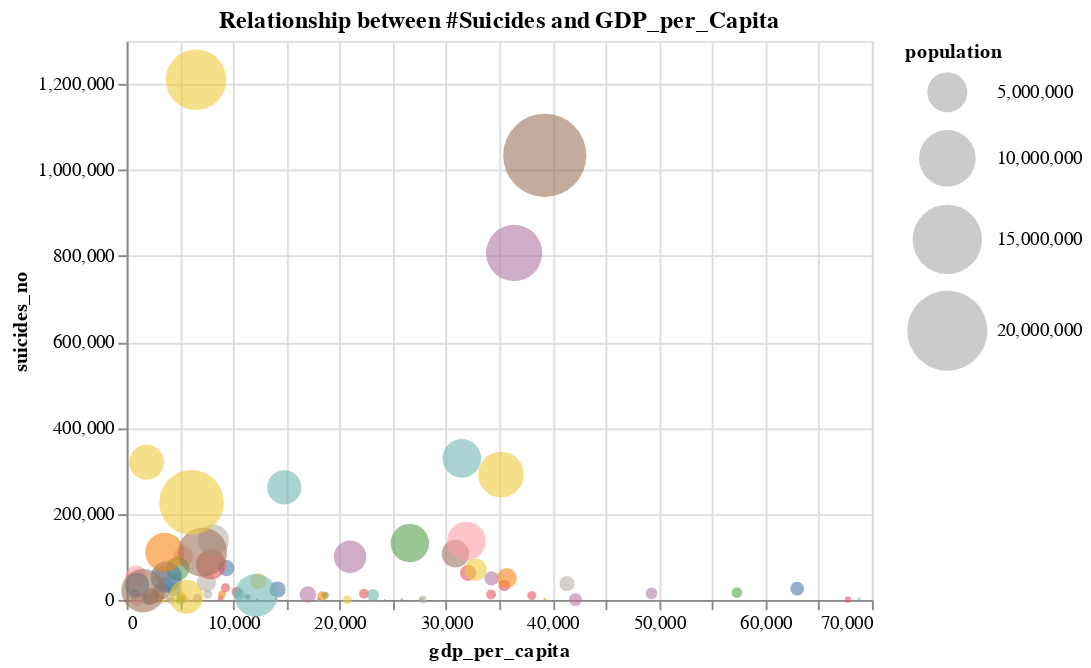

Notebook cell for this chart:
### Code cell
selection = alt.selection_single()
country_chart = alt.Chart(combined11, title = 'Relationship between #Suicides and GDP_per_Capita').mark_point(filled = True, opacity = 0.6).encode(
    alt.X('gdp_per_capita:Q'),
    alt.Y('suicides_no'),
    alt.Size('population:Q', scale = alt.Scale(range=[0,2000])),
    alt.Order('population:Q', sort = 'ascending'),
    tooltip = [alt.Tooltip('country:N'),
               alt.Tooltip('suicides_no:Q'),
               alt.Tooltip('gdp_per_capita:Q')
              ],
    color = alt.condition(selection,'country', alt.value('darkgrey'), legend = None)).add_selection(selection)
country_chart

### Figure 1 — Vega-Lite specification as saved in the notebook (floating-point values rounded to 4 significant figures)
{"config": {"view": {"continuousWidth": 400, "continuousHeight": 300}}, "data": {"name": "data-509e5db04753242a886cd75f555f9693"}, "mark": {"type": "point", "filled": true, "opacity": 0.6}, "encoding": {"color": {"condition": {"type": "nominal", "field": "country", "legend": null, "selection": "selector016"}, "value": "darkgrey"}, "order": {"type": "quantitative", "field": "population", "sort": "ascending"}, "size": {"type": "quantitative", "field": "population", "scale": {"range": [0, 2000]}}, "tooltip": [{"type": "nominal", "field": "country"}, {"type": "quantitative", "field": "suicides_no"}, {"type": "quantitative", "field": "gdp_per_capita"}], "x": {"type": "quantitative", "field": "gdp_per_capita"}, "y": {"type": "quantitative", "field": "suicides_no"}}, "selection": {"selector016": {"type": "single"}}, "title": "Relationship between #Suicides and GDP_per_Capita", "$schema": "https://vega.github.io/schema/vega-lite/v4.8.1.json", "datasets": {"data-509e5db04753242a886cd75f555f9693": [{"country": "Albania", "suicides_no": 1970, "gdp_per_capita": 1859.0, "population": 236100.0}, {"country": "Antigua and Barbuda", "suicides_no": 11, "gdp_per_capita": 10450.0, "population": 6143.0}, {"country": "Argentina", "suicides_no": 82219, "gdp_per_capita": 7914.0, "population": 2785000.0}, {"country": "Armenia", "suicides_no": 1905, "gdp_per_capita": 1874.0, "population": 259600.0}, {"country": "Aruba", "suicides_no": 101, "gdp_per_capita": 24220.0, "population": 7498.0}, {"country": "Australia", "suicides_no": 70111, "gdp_per_capita": 32780.0, "population": 1507000.0}, {"country": "Austria", "suicides_no": 50073, "gdp_per_capita": 34260.0, "population": 638400.0}, {"country": "Azerbaijan", "suicides_no": 1656, "gdp_per_capita": 1005.0, "population": 582200.0}, {"country": "Bahamas", "suicides_no": 93, "gdp_per_capita": 25840.0, "population": 23760.0}, {"country": "Bahrain", "suicides_no": 463, "gdp_per_capita": 18040.0, "population": 66480.0}, {"country": "Barbados", "suicides_no": 177, "gdp_per_capita": 12250.0, "population": 20710.0}, {"country": "Belarus", "suicides_no": 59892, "gdp_per_capita": 3334.0, "population": 783200.0}, {"country": "Belgium", "suicides_no": 62761, "gdp_per_capita": 32070.0, "population": 815300.0}, {"country": "Belize", "suicides_no": 348, "gdp_per_capita": 4006.0, "population": 18720.0}, {"country": "Bosnia and Herzegovina", "suicides_no": 318, "gdp_per_capita": 5078.0, "population": 305300.0}, {"country": "Brazil", "suicides_no": 226613, "gdp_per_capita": 6091.0, "population": 13050000.0}, {"country": "Bulgaria", "suicides_no": 36388, "gdp_per_capita": 3640.0, "population": 644300.0}, {"country": "Cabo Verde", "suicides_no": 42, "gdp_per_capita": 4124.0, "population": 37680.0}, {"country": "Canada", "suicides_no": 107561, "gdp_per_capita": 30890.0, "population": 2374000.0}, {"country": "Chile", "suicides_no": 40895, "gdp_per_capita": 7493.0, "population": 1150000.0}, {"country": "Colombia", "suicides_no": 53080, "gdp_per_capita": 3709.0, "population": 2978000.0}, {"country": "Costa Rica", "suicides_no": 6792, "gdp_per_capita": 5150.0, "population": 283800.0}, {"country": "Croatia", "suicides_no": 18429, "gdp_per_capita": 10360.0, "population": 350100.0}, {"country": "Cuba", "suicides_no": 41418, "gdp_per_capita": 4351.0, "population": 874300.0}, {"country": "Cyprus", "suicides_no": 412, "gdp_per_capita": 27670.0, "population": 65210.0}, {"country": "Czech Republic", "suicides_no": 43687, "gdp_per_capita": 12370.0, "population": 820200.0}, {"country": "Denmark", "suicides_no": 15297, "gdp_per_capita": 49300.0, "population": 424900.0}, {"country": "Dominica", "suicides_no": 0, "gdp_per_capita": 1485.0, "population": 5533.0}, {"country": "Ecuador", "suicides_no": 20660, "gdp_per_capita": 3286.0, "population": 925600.0}, {"country": "El Salvador", "suicides_no": 11683, "gdp_per_capita": 2551.0, "population": 432900.0}, {"country": "Estonia", "suicides_no": 7034, "gdp_per_capita": 11380.0, "population": 107500.0}, {"country": "Fiji", "suicides_no": 304, "gdp_per_capita": 3913.0, "population": 62030.0}, {"country": "Finland", "suicides_no": 33677, "gdp_per_capita": 35470.0, "population": 407800.0}, {"country": "France", "suicides_no": 329127, "gdp_per_capita": 31480.0, "population": 4641000.0}, {"country": "Georgia", "suicides_no": 3224, "gdp_per_capita": 1893.0, "population": 354500.0}, {"country": "Germany", "suicides_no": 291262, "gdp_per_capita": 35160.0, "population": 6490000.0}, {"country": "Greece", "suicides_no": 12368, "gdp_per_capita": 17020.0, "population": 849700.0}, {"country": "Grenada", "suicides_no": 38, "gdp_per_capita": 6209.0, "population": 7572.0}, {"country": "Guatemala", "suicides_no": 8149, "gdp_per_capita": 2264.0, "population": 848200.0}, {"country": "Guyana", "suicides_no": 3426, "gdp_per_capita": 1675.0, "population": 55320.0}, {"country": "Hungary", "suicides_no": 73891, "gdp_per_capita": 9370.0, "population": 802100.0}, {"country": "Iceland", "suicides_no": 1108, "gdp_per_capita": 39270.0, "population": 22010.0}, {"country": "Ireland", "suicides_no": 12574, "gdp_per_capita": 34230.0, "population": 302800.0}, {"country": "Israel", "suicides_no": 11294, "gdp_per_capita": 23130.0, "population": 465200.0}, {"country": "Italy", "suicides_no": 132060, "gdp_per_capita": 26600.0, "population": 4610000.0}, {"country": "Jamaica", "suicides_no": 184, "gdp_per_capita": 3301.0, "population": 193500.0}, {"country": "Japan", "suicides_no": 806902, "gdp_per_capita": 36400.0, "population": 9895000.0}, {"country": "Kazakhstan", "suicides_no": 101546, "gdp_per_capita": 5329.0, "population": 1210000.0}, {"country": "Kiribati", "suicides_no": 53, "gdp_per_capita": 875.9, "population": 5618.0}, {"country": "Kuwait", "suicides_no": 966, "gdp_per_capita": 27820.0, "population": 190400.0}, {"country": "Kyrgyzstan", "suicides_no": 13090, "gdp_per_capita": 720.7, "population": 369100.0}, {"country": "Latvia", "suicides_no": 12770, "gdp_per_capita": 8961.0, "population": 178000.0}, {"country": "Lithuania", "suicides_no": 28039, "gdp_per_capita": 9281.0, "population": 259900.0}, {"country": "Luxembourg", "suicides_no": 1958, "gdp_per_capita": 68800.0, "population": 34820.0}, {"country": "Macau", "suicides_no": 27, "gdp_per_capita": 18080.0, "population": 28880.0}, {"country": "Maldives", "suicides_no": 20, "gdp_per_capita": 5089.0, "population": 24170.0}, {"country": "Malta", "suicides_no": 585, "gdp_per_capita": 14040.0, "population": 30180.0}, {"country": "Mauritius", "suicides_no": 3894, "gdp_per_capita": 5507.0, "population": 87470.0}, {"country": "Mexico", "suicides_no": 111139, "gdp_per_capita": 7138.0, "population": 7454000.0}, {"country": "Mongolia", "suicides_no": 423, "gdp_per_capita": 4145.0, "population": 216800.0}, {"country": "Montenegro", "suicides_no": 472, "gdp_per_capita": 4196.0, "population": 48620.0}, {"country": "Netherlands", "suicides_no": 50833, "gdp_per_capita": 35710.0, "population": 1244000.0}, {"country": "New Zealand", "suicides_no": 14383, "gdp_per_capita": 22280.0, "population": 296200.0}, {"country": "Nicaragua", "suicides_no": 2013, "gdp_per_capita": 2029.0, "population": 440900.0}, {"country": "Norway", "suicides_no": 16992, "gdp_per_capita": 57320.0, "population": 355500.0}, {"country": "Oman", "suicides_no": 33, "gdp_per_capita": 20740.0, "population": 249600.0}, {"country": "Panama", "suicides_no": 3483, "gdp_per_capita": 6627.0, "population": 234200.0}, {"country": "Paraguay", "suicides_no": 4783, "gdp_per_capita": 2366.0, "population": 384700.0}, {"country": "Philippines", "suicides_no": 21330, "gdp_per_capita": 1540.0, "population": 5917000.0}, {"country": "Poland", "suicides_no": 139098, "gdp_per_capita": 8146.0, "population": 3008000.0}, {"country": "Portugal", "suicides_no": 24061, "gdp_per_capita": 14180.0, "population": 806400.0}, {"country": "Puerto Rico", "suicides_no": 9043, "gdp_per_capita": 18350.0, "population": 283300.0}, {"country": "Qatar", "suicides_no": 574, "gdp_per_capita": 67760.0, "population": 122900.0}, {"country": "Republic of Korea", "suicides_no": 261730, "gdp_per_capita": 14800.0, "population": 3642000.0}, {"country": "Romania", "suicides_no": 72777, "gdp_per_capita": 4791.0, "population": 1722000.0}, {"country": "Russian Federation", "suicides_no": 1209742, "gdp_per_capita": 6519.0, "population": 11390000.0}, {"country": "Saint Kitts and Nevis", "suicides_no": 0, "gdp_per_capita": 5525.0, "population": 3258.0}, {"country": "Saint Lucia", "suicides_no": 230, "gdp_per_capita": 5789.0, "population": 11640.0}, {"country": "Saint Vincent and Grenadines", "suicides_no": 124, "gdp_per_capita": 4955.0, "population": 8126.0}, {"country": "San Marino", "suicides_no": 4, "gdp_per_capita": 53660.0, "population": 2190.0}, {"country": "Serbia", "suicides_no": 24179, "gdp_per_capita": 4471.0, "population": 584000.0}, {"country": "Seychelles", "suicides_no": 98, "gdp_per_capita": 10660.0, "population": 6448.0}, {"country": "Singapore", "suicides_no": 10089, "gdp_per_capita": 38050.0, "population": 253300.0}, {"country": "Slovakia", "suicides_no": 13437, "gdp_per_capita": 10530.0, "population": 423600.0}, {"country": "Slovenia", "suicides_no": 10615, "gdp_per_capita": 18640.0, "population": 159800.0}, {"country": "South Africa", "suicides_no": 7321, "gdp_per_capita": 5590.0, "population": 3638000.0}, {"country": "Spain", "suicides_no": 100202, "gdp_per_capita": 20980.0, "population": 3300000.0}, {"country": "Sri Lanka", "suicides_no": 55641, "gdp_per_capita": 904.3, "population": 1383000.0}, {"country": "Suriname", "suicides_no": 2166, "gdp_per_capita": 4352.0, "population": 34640.0}, {"country": "Sweden", "suicides_no": 37795, "gdp_per_capita": 41360.0, "population": 707500.0}, {"country": "Switzerland", "suicides_no": 26217, "gdp_per_capita": 62980.0, "population": 595200.0}, {"country": "Thailand", "suicides_no": 110643, "gdp_per_capita": 3572.0, "population": 4745000.0}, {"country": "Trinidad and Tobago", "suicides_no": 4039, "gdp_per_capita": 8829.0, "population": 96430.0}, {"country": "Turkey", "suicides_no": 10131, "gdp_per_capita": 12130.0, "population": 5746000.0}, {"country": "Turkmenistan", "suicides_no": 8624, "gdp_per_capita": 2618.0, "population": 332100.0}, {"country": "Ukraine", "suicides_no": 319950, "gdp_per_capita": 1868.0, "population": 3829000.0}, {"country": "United Arab Emirates", "suicides_no": 622, "gdp_per_capita": 42160.0, "population": 507000.0}, {"country": "United Kingdom", "suicides_no": 136805, "gdp_per_capita": 31910.0, "population": 4674000.0}, {"country": "United States", "suicides_no": 1034013, "gdp_per_capita": 39270.0, "population": 21650000.0}, {"country": "Uruguay", "suicides_no": 13138, "gdp_per_capita": 7622.0, "population": 250200.0}, {"country": "Uzbekistan", "suicides_no": 34803, "gdp_per_capita": 976.2, "population": 1843000.0}]}}
